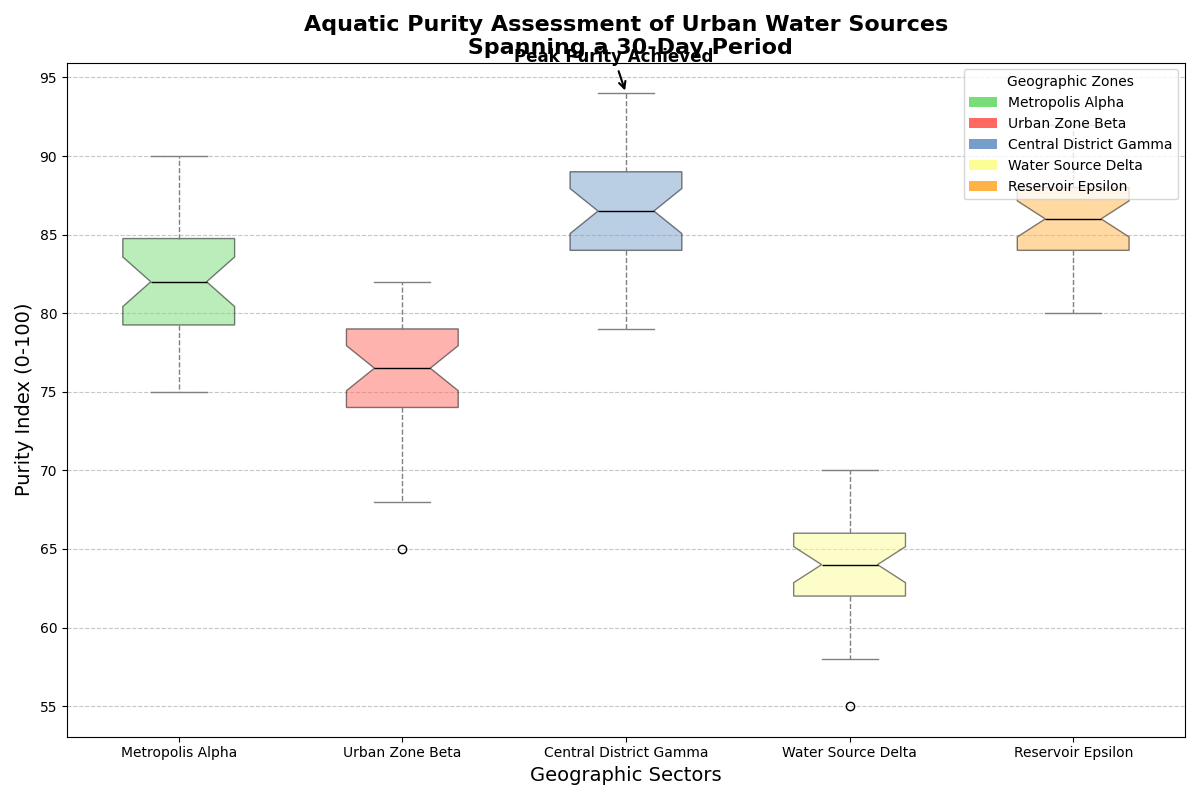

Write Python code to recreate this figure.
import matplotlib.pyplot as plt
import numpy as np
from matplotlib.patches import Patch

# Data for water quality scores
water_quality_data = {
    'Metropolis Alpha': [75, 80, 85, 77, 82, 79, 81, 83, 85, 84, 81, 78, 80, 79, 83, 86, 88, 89, 90, 76, 78, 79, 81, 83, 84, 80, 82, 83, 85, 87],
    'Urban Zone Beta': [65, 68, 70, 72, 74, 69, 71, 75, 77, 79, 80, 81, 75, 74, 73, 78, 76, 77, 80, 82, 81, 79, 78, 76, 75, 74, 77, 78, 79, 80],
    'Central District Gamma': [90, 92, 93, 94, 89, 87, 88, 86, 85, 84, 83, 90, 89, 88, 87, 86, 85, 84, 83, 90, 89, 88, 87, 86, 85, 83, 81, 82, 80, 79],
    'Water Source Delta': [55, 58, 60, 62, 64, 59, 61, 63, 65, 67, 66, 68, 63, 62, 61, 64, 63, 65, 66, 68, 67, 69, 70, 65, 61, 62, 63, 64, 65, 66],
    'Reservoir Epsilon': [82, 84, 85, 86, 89, 87, 88, 86, 85, 87, 90, 92, 89, 88, 86, 84, 83, 85, 87, 89, 90, 88, 87, 86, 85, 84, 83, 82, 80, 81]
}

# Prepare data and labels for plotting
city_names = list(water_quality_data.keys())
quality_values = list(water_quality_data.values())

fig, ax = plt.subplots(figsize=(12, 8))

boxplot = ax.boxplot(quality_values, vert=True, patch_artist=True, notch=True, labels=city_names)

colors = ['#77dd77', '#ff6961', '#779ecb', '#fdfd96', '#ffb347']
for patch, color in zip(boxplot['boxes'], colors):
    patch.set_facecolor(color)
    patch.set_alpha(0.5)

plt.setp(boxplot['whiskers'], color='gray', linestyle='--')
plt.setp(boxplot['caps'], color='gray')
plt.setp(boxplot['medians'], color='black')

ax.set_title("Aquatic Purity Assessment of Urban Water Sources\n Spanning a 30-Day Period", fontsize=16, fontweight='bold')
ax.set_ylabel("Purity Index (0-100)", fontsize=14)
ax.set_xlabel("Geographic Sectors", fontsize=14)

ax.yaxis.grid(True, linestyle='--', alpha=0.7)

ax.annotate('Peak Purity Achieved', xy=(3, 94), xytext=(2.5, 96),
            arrowprops=dict(facecolor='black', arrowstyle='->', lw=1.5),
            fontsize=12, fontweight='bold', color='black')

legend_elements = [Patch(facecolor=color, label=city) for color, city in zip(colors, city_names)]
ax.legend(handles=legend_elements, title='Geographic Zones', loc='upper right')

plt.tight_layout()
plt.show()
